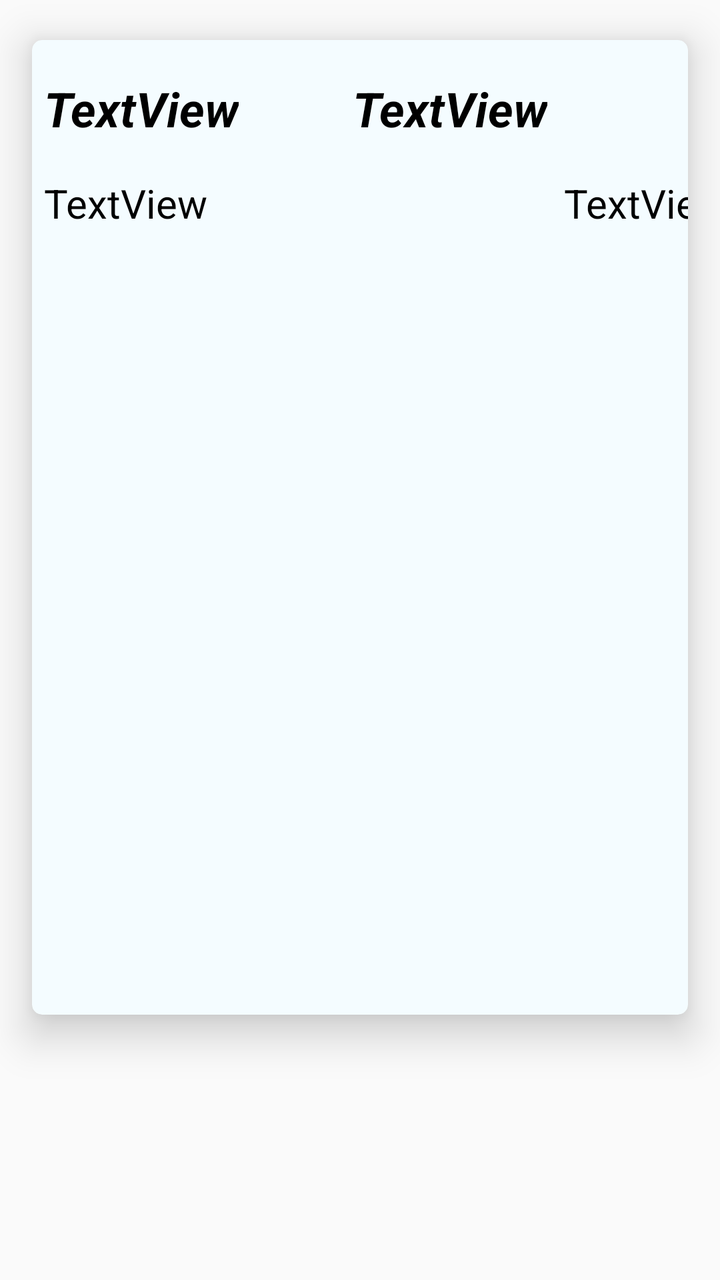
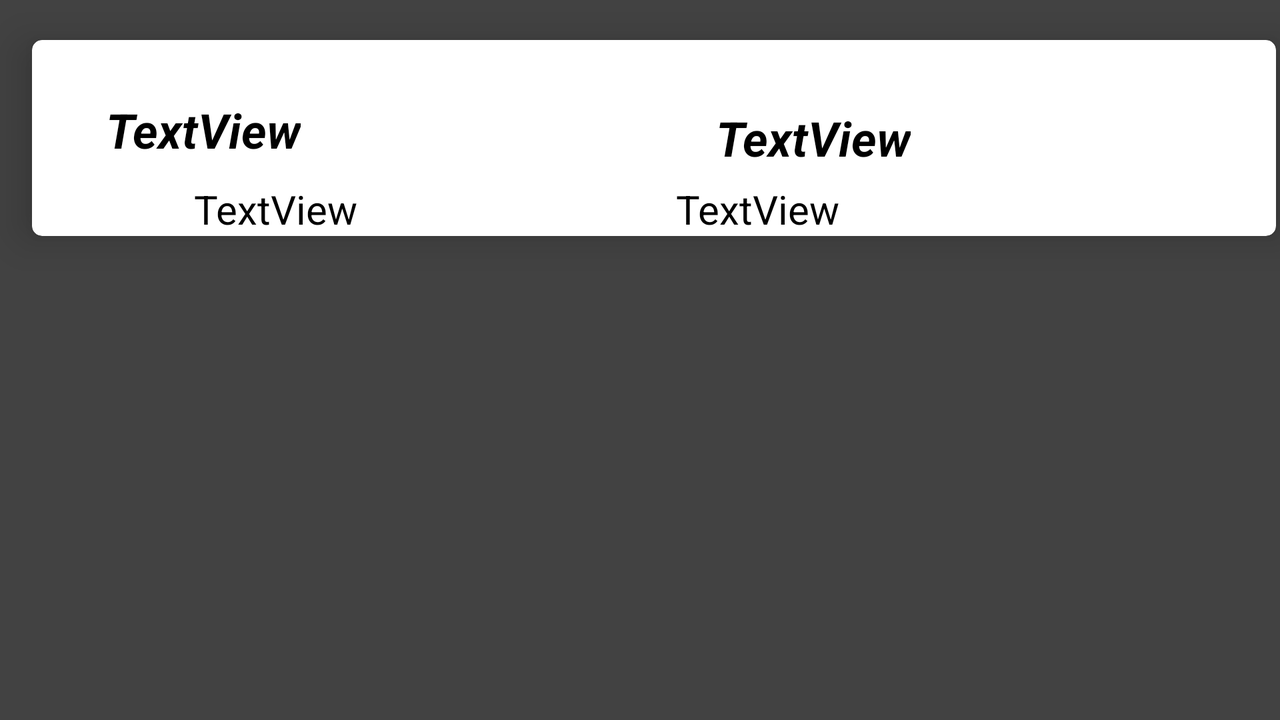

First picture: res/layout/ on a phone held upright. Second picture: the repository's own variant of that layout, on a device whose configuration matches the variant's folder. Source for both follows.
<!-- AndroidManifest.xml: application theme AppTheme -->
<!-- res/layout/cardview.xml -->
<?xml version="1.0" encoding="utf-8"?>
<LinearLayout
    xmlns:android="http://schemas.android.com/apk/res/android"
    xmlns:app="http://schemas.android.com/apk/res-auto"
    xmlns:tools="http://schemas.android.com/tools"
    android:orientation="vertical"
    android:layout_width="match_parent"
    android:layout_height="wrap_content"
    android:weightSum="1"
    >

    <android.support.v7.widget.CardView
        android:id="@+id/card"
        android:layout_width="wrap_content"
        android:layout_height="wrap_content"
        android:layout_marginLeft="16dp"
        android:layout_marginRight="16dp"
        android:layout_marginTop="20dp"
        android:layout_weight="0.74"
        app:cardBackgroundColor="@color/cardviewcolor"
        app:cardCornerRadius="5dp"
        app:cardElevation="12dp">


        <RelativeLayout
            android:layout_width="384dp"
            android:layout_height="111dp">

            <TextView
                android:id="@+id/from_text"
                android:layout_width="wrap_content"
                android:layout_height="wrap_content"
                android:layout_marginStart="6dp"
                android:layout_marginTop="10dp"
                android:text="TextView"
                android:textColor="@android:color/black"
                android:textSize="24sp"
                android:textStyle="bold|italic"
                android:layout_alignTop="@+id/arrowimage"
                android:layout_alignParentStart="true" />

            <TextView
                android:id="@+id/to_text"
                android:layout_width="wrap_content"
                android:layout_height="wrap_content"
                android:text="TextView"
                android:textColor="@android:color/black"
                android:textSize="24sp"
                android:textStyle="bold|italic"
                android:layout_alignBaseline="@+id/from_text"
                android:layout_alignBottom="@+id/from_text"
                android:layout_toEndOf="@+id/arrowimage" />

            <ImageView
                android:id="@+id/arrowimage"
                android:layout_width="50dp"
                android:layout_height="50dp"
                android:layout_marginBottom="10dp"
                android:layout_marginStart="7dp"
                app:srcCompat="@drawable/from_to_arrow"
                android:layout_above="@+id/date_text"
                android:layout_toEndOf="@+id/from_text" />

            <TextView
                android:id="@+id/date_text"
                android:layout_width="wrap_content"
                android:layout_height="wrap_content"
                android:layout_alignBaseline="@+id/time_text"
                android:layout_alignBottom="@+id/time_text"
                android:layout_alignStart="@+id/from_text"
                android:text="TextView"
                android:textColor="@android:color/black"
                android:textSize="20sp" />

            <TextView
                android:id="@+id/time_text"
                android:layout_width="wrap_content"
                android:layout_height="wrap_content"
                android:layout_alignParentBottom="true"
                android:layout_alignParentEnd="true"
                android:layout_marginBottom="16dp"
                android:layout_marginEnd="36dp"
                android:text="TextView"
                android:textColor="@android:color/black"
                android:textSize="20sp" />

        </RelativeLayout>

    </android.support.v7.widget.CardView>
</LinearLayout>
<!-- resources referenced by this layout -->
<resources>
  <color name="cardviewcolor">#f4fcff</color>&gt;
  <style name="AppTheme" parent="Theme.AppCompat.Light.NoActionBar">
          
          <item name="colorPrimary">@android:color/black</item>
          <item name="colorPrimaryDark">@color/colorPrimaryDark</item>
          <item name="colorAccent">@color/colorAccent</item>
          <item name="drawerArrowStyle">@style/DrawerArrowStyle</item>
      </style>
  <color name="colorPrimaryDark">#000000</color>
  <color name="colorAccent">#FF4081</color>
  <style name="DrawerArrowStyle" parent="@style/Widget.AppCompat.DrawerArrowToggle">
  
          <item name="color">@color/colorPrimaryDark</item>
      </style>
</resources>
<!-- res/layout-w600dp/cardview.xml (the author's variant of the layout above) -->
<!-- drawn on the phone turned sideways -->
<?xml version="1.0" encoding="utf-8"?>
<LinearLayout
    xmlns:android="http://schemas.android.com/apk/res/android"
    xmlns:app="http://schemas.android.com/apk/res-auto"
    android:orientation="vertical"
    android:layout_width="match_parent"
    android:layout_height="wrap_content"
    android:weightSum="1"
    android:background="@color/cardview_dark_background">

    <android.support.v7.widget.CardView
        android:id="@+id/card"
        android:layout_width="622dp"
        android:layout_height="98dp"
        android:layout_marginLeft="16dp"
        android:layout_marginRight="16dp"
        android:layout_marginTop="20dp"
        app:cardBackgroundColor="@color/cardview_light_background"
        app:cardCornerRadius="5dp"
        app:cardElevation="12dp">


        <RelativeLayout
            android:layout_width="match_parent"
            android:layout_height="wrap_content">

            <TextView
                android:id="@+id/from_text"
                android:layout_width="wrap_content"
                android:layout_height="wrap_content"
                android:layout_alignBottom="@+id/arrowimage"
                android:layout_alignParentStart="true"
                android:layout_marginBottom="10dp"
                android:layout_marginStart="37dp"
                android:text="TextView"
                android:textColor="@android:color/black"
                android:textSize="24sp"
                android:textStyle="bold|italic" />

            <TextView
                android:id="@+id/to_text"
                android:layout_width="wrap_content"
                android:layout_height="wrap_content"
                android:text="TextView"
                android:textColor="@android:color/black"
                android:textSize="24sp"
                android:textStyle="bold|italic"
                android:layout_centerVertical="true"
                android:layout_alignStart="@+id/time_text"
                android:layout_marginStart="20dp" />

            <ImageView
                android:id="@+id/arrowimage"
                android:layout_width="50dp"
                android:layout_height="50dp"
                app:srcCompat="@drawable/from_to_arrow"
                android:layout_above="@+id/date_text"
                android:layout_toEndOf="@+id/date_text"
                android:layout_marginStart="52dp" />

            <TextView
                android:id="@+id/date_text"
                android:layout_width="wrap_content"
                android:layout_height="wrap_content"
                android:text="TextView"
                android:textColor="@android:color/black"
                android:textSize="20sp"
                android:layout_alignParentBottom="true"
                android:layout_alignStart="@+id/from_text"
                android:layout_marginStart="44dp" />

            <TextView
                android:id="@+id/time_text"
                android:layout_width="wrap_content"
                android:layout_height="wrap_content"
                android:text="TextView"
                android:textColor="@android:color/black"
                android:textSize="20sp"
                android:layout_alignParentBottom="true"
                android:layout_toEndOf="@+id/arrowimage"
                android:layout_marginStart="57dp" />

        </RelativeLayout>

    </android.support.v7.widget.CardView>
</LinearLayout>
<!-- resources referenced by the variant -->
<!-- as the phone turned sideways resolves them -->
<resources>
  <style name="AppTheme" parent="Theme.AppCompat.Light.NoActionBar">
          
          <item name="colorPrimary">@android:color/black</item>
          <item name="colorPrimaryDark">@color/colorPrimaryDark</item>
          <item name="colorAccent">@color/colorAccent</item>
          <item name="drawerArrowStyle">@style/DrawerArrowStyle</item>
      </style>
  <color name="colorPrimaryDark">#000000</color>
  <color name="colorAccent">#FF4081</color>
  <style name="DrawerArrowStyle" parent="@style/Widget.AppCompat.DrawerArrowToggle">
  
          <item name="color">@color/colorPrimaryDark</item>
      </style>
</resources>
